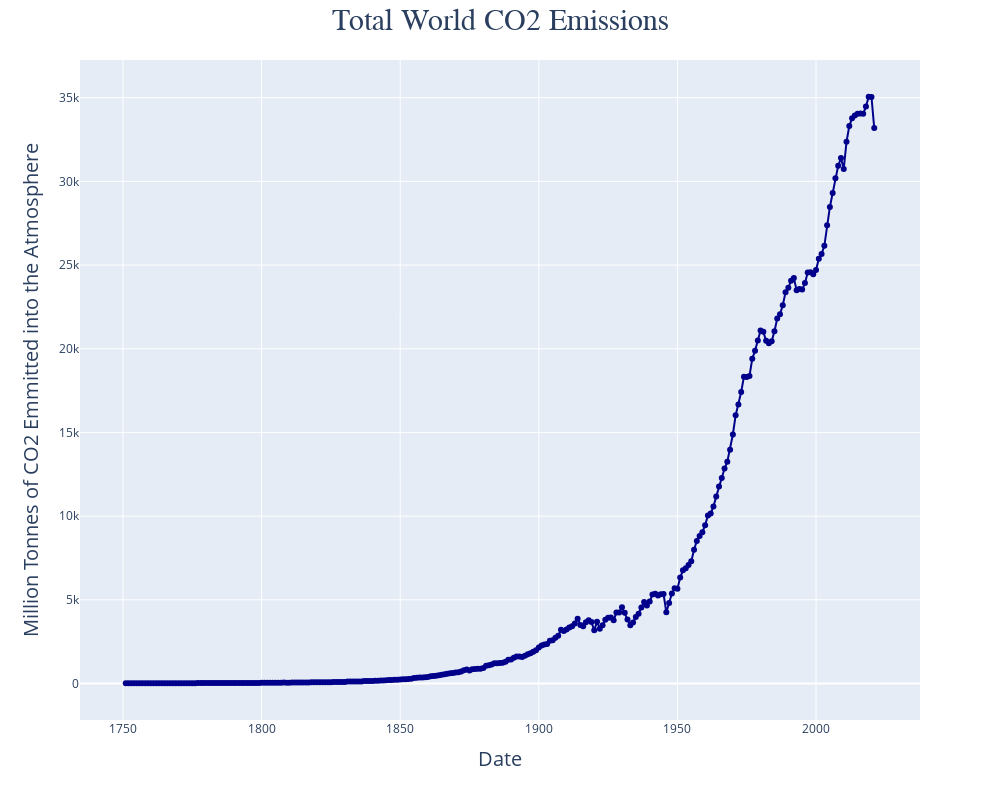

The cell this chart's notebook holds for it:
### Code cell
# Visualizing the yearly emissions
fig = px.line(df, 
                x = 'date', 
                y = 'co2', 
                markers = True, 
                height = 800, 
                width = 1000)

fig.update_layout(title = dict(
        text = 'Total World CO2 Emissions',
        font = dict(
            family = 'Arial',
            size = 30
        ),
        x = 0.5
    )
    )

fig.update_traces(line_color = 'darkblue')

fig.update_xaxes(
    title_text = 'Date',
    title_font = {'size': 20}
)

fig.update_yaxes(
    title_text = 'Million Tonnes of CO2 Emmitted into the Atmosphere',
    title_font = {'size': 20}
)

fig.show()

### Figure 1 — Plotly figure (JSON) as saved in the notebook; plotly's stock layout.template omitted (floating-point values rounded to 4 significant figures; data arrays with more than 128 entries replaced by an {"elided": "..."} marker saying what was removed)
{"data": [{"hovertemplate": "date=%{x}<br>co2=%{y}<extra></extra>", "legendgroup": "", "line": {"color": "darkblue", "dash": "solid"}, "marker": {"symbol": "circle"}, "mode": "markers+lines", "name": "", "orientation": "v", "showlegend": false, "type": "scatter", "x": {"elided": "271 str values"}, "xaxis": "x", "y": {"elided": "271 float values"}, "yaxis": "y"}], "layout": {"height": 800, "legend": {"tracegroupgap": 0}, "margin": {"t": 60}, "title": {"font": {"family": "Arial", "size": 30}, "text": "Total World CO2 Emissions", "x": 0.5}, "width": 1000, "xaxis": {"anchor": "y", "domain": [0, 1], "title": {"font": {"size": 20}, "text": "Date"}}, "yaxis": {"anchor": "x", "domain": [0, 1], "title": {"font": {"size": 20}, "text": "Million Tonnes of CO2 Emmitted into the Atmosphere"}}}}
